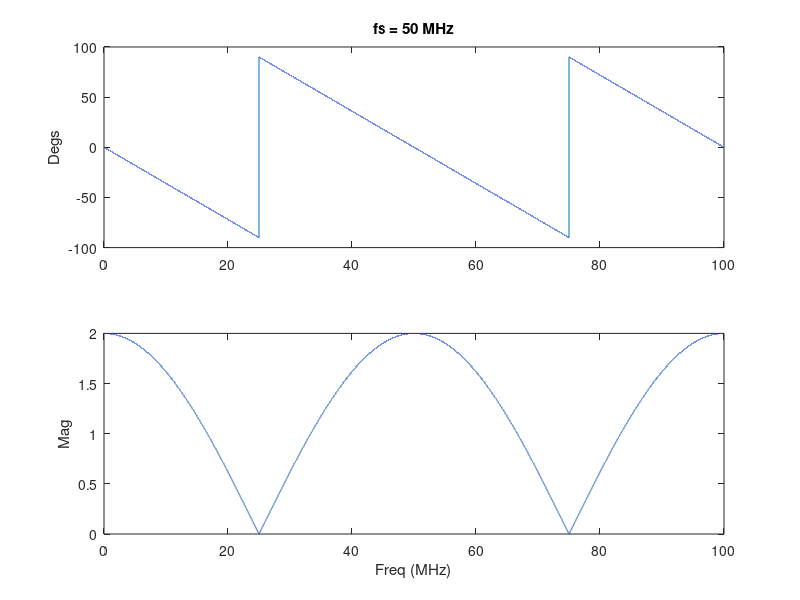

The MATLAB script that drew this image:
fs = 50e6;
step = 1e3;
ind = 1;
for f_cur = 0:step:2*fs
    f(ind) = f_cur;
    phs(ind) = -pi*f(ind)/fs;
    while(phs(ind) < -pi/2)
        phs(ind) = phs(ind) + pi;
    end
    mag(ind) = 2*abs(cos(pi*f(ind)/fs));
    phs(ind) = rad2deg(phs(ind));
    ind = ind + 1;
end
figure();
subplot(2,1,1);
plot(f/1e6,phs);
ylabel('Degs');
hold on;
title(['fs = ' num2str(fs/1e6) ' MHz']);
subplot(2,1,2);
plot(f/1e6,mag);
xlabel('Freq (MHz)');
ylabel('Mag');